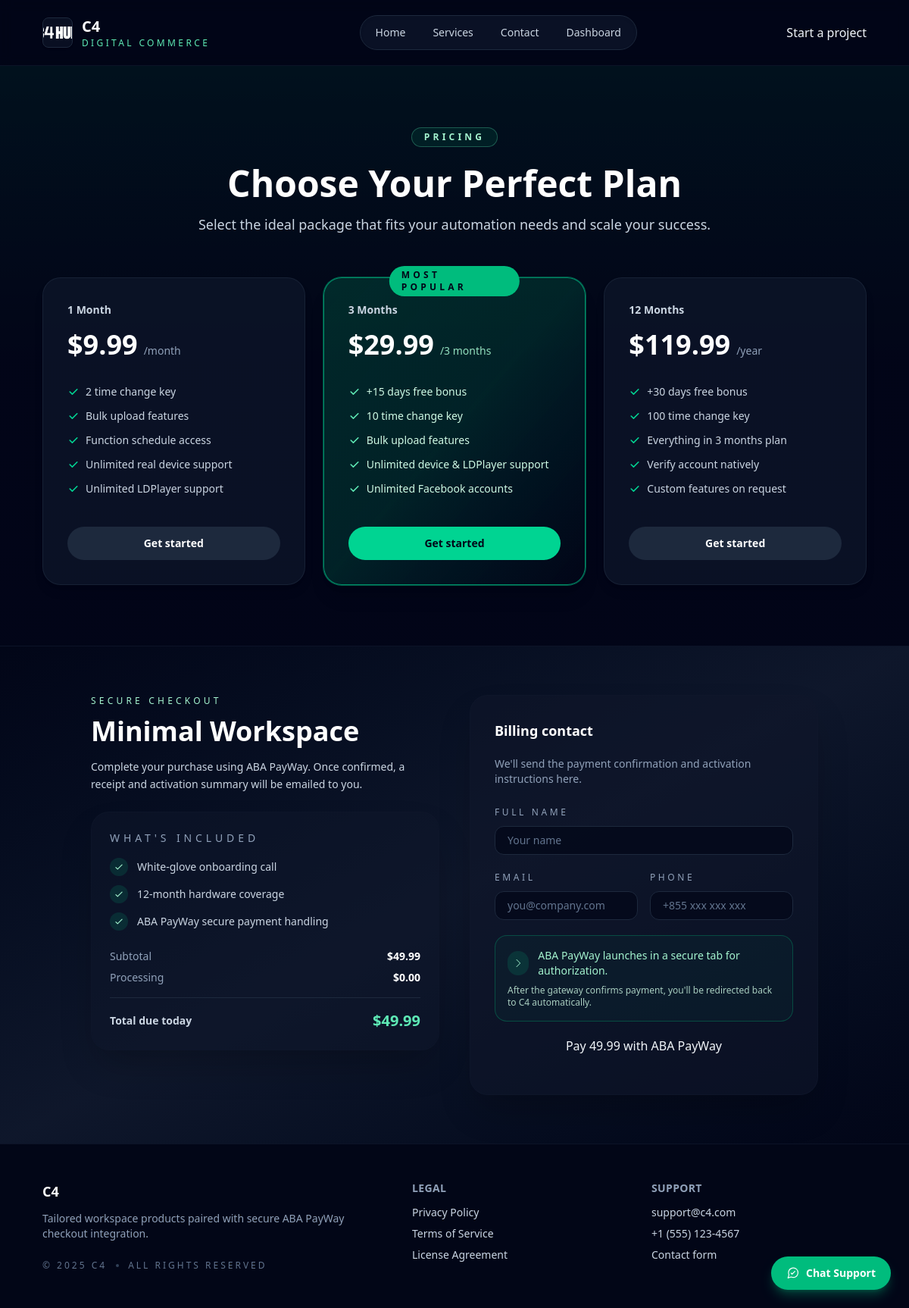
Screenshot of /service/4/order with the database file from the repository.
### app/models.py (models this page shows, shortened)
class Service(db.Model):
    __tablename__ = "services"
    id = db.Column(db.Integer, primary_key=True)
    name = db.Column(db.String(255), nullable=False)
    price = db.Column(db.Numeric(10, 2), nullable=False)
    image = db.Column(db.String(255), nullable=True)
    description = db.Column(db.Text, nullable=True)
    long_description = db.Column(db.Text, nullable=True)
    created_at = db.Column(db.DateTime, default=datetime.utcnow, nullable=False)
    updated_at = db.Column(
        db.DateTime,
        default=datetime.utcnow,
        onupdate=datetime.utcnow,
        nullable=False,
    )
    orders = db.relationship("Order", back_populates="service", lazy="select")

### app/routes.py (the view)
@bp.get("/service/<int:service_id>/order")
def order_service(service_id: int):
    service = data.get_service(service_id)
    if service is None:
        abort(404)
    return render_template(
        "payments.html",
        service=service,
        service_id=service["id"],
        pricing_plans=data.list_pricing_plans(),
    )

### app/data.py (called while the page is built)
def _normalize_static_image_name(name: str | None) -> str | None:
    if not name:
        return None
    sanitized = name.strip().replace(" ", "_")
    canonical = _CANONICAL_IMAGE_LOOKUP.get(sanitized.lower())
    return canonical or sanitized

def _service_to_dict(service: Service) -> dict[str, Any]:
    return {
        "id": service.id,
        "name": service.name,
        "price": float(service.price),
        "image": _normalize_static_image_name(service.image),
        "desc": service.description,
        "long_description": service.long_description,
    }

def get_service(service_id: int) -> dict[str, Any] | None:
    service = Service.query.get(service_id)
    if service is None:
        ensure_seed_data()
        service = Service.query.get(service_id)
    if service is None:
        return None
    return _service_to_dict(service)

### app/templates/payments.html (shortened to what this page needs)
{% extends "base.html" %}
{% set plans = pricing_plans if pricing_plans is defined else [] %}
{% set current_plan_id = service_id if service_id is defined else None %}
{% block content %}
{% if plans %}
<section class="relative border-b border-slate-900/80 bg-slate-950/60">
    <div class="absolute inset-0 -z-10 bg-gradient-to-b from-emerald-900/40 via-slate-950/60 to-slate-950/90"></div>
    <div class="mx-auto w-full max-w-6xl px-4 py-20 sm:px-6 lg:px-8">
        <div class="text-center">
            <span class="inline-flex items-center justify-center rounded-full border border-emerald-300/30 bg-emerald-500/10 px-4 py-1 text-xs font-semibold uppercase tracking-[0.35em] text-emerald-200">
                Pricing
            </span>
            <h1 class="mt-6 text-4xl font-semibold text-white font-display sm:text-5xl">Choose Your Perfect Plan</h1>
            <p class="mt-4 text-base text-slate-300 sm:text-lg">
                Select the ideal package that fits your automation needs and scale your success.
            </p>
        </div>
        <div class="mt-14 grid gap-6 lg:grid-cols-3">
            {% for plan in plans %}
                {% set is_highlight = plan.variant == 'highlight' or (plan.service_id and plan.service_id == current_plan_id) %}
                {% set card_classes = 'relative flex flex-col rounded-3xl border border-emerald-400/60 bg-gradient-to-br from-emerald-700/30 via-emerald-600/20 to-slate-950/90 p-8 shadow-xl ring-1 ring-emerald-400/40' if is_highlight else 'relative flex flex-col rounded-3xl border border-slate-800/70 bg-slate-900/70 p-8 shadow-lg transition hover:border-emerald-400/40' %}
                {% set feature_text_class = 'text-emerald-100' if is_highlight else 'text-slate-300' %}
                {% set icon_class = 'text-emerald-300' if is_highlight else 'text-emerald-400' %}
                {% set price_suffix_class = 'text-emerald-200/90' if is_highlight else 'text-slate-400' %}
                {% set button_classes = 'mt-10 inline-flex items-center justify-center rounded-full bg-emerald-400 px-6 py-3 text-sm font-semibold text-slate-950 transition hover:bg-emerald-300' if is_highlight else 'mt-10 inline-flex items-center justify-center rounded-full bg-slate-800 px-6 py-3 text-sm font-semibold text-white transition hover:bg-slate-700' %}
                {% set plan_href = url_for('main.order_service', service_id=plan.service_id) if plan.service_id else url_for('main.contact') %}
                <article class="{{ card_classes }}">
                    {% if plan.badge %}
                        <span class="absolute -top-4 left-1/2 -translate-x-1/2 rounded-full bg-emerald-500 px-4 py-1 text-xs font-semibold uppercase tracking-[0.35em] text-slate-950">
                            {{ plan.badge }}
                        </span>
                    {% endif %}
                    <div class="text-sm font-semibold text-slate-300">{{ plan.title }}</div>
                    <div class="mt-4 flex items-baseline gap-2">
                        <span class="text-4xl font-semibold text-white">${{ plan.price_display }}</span>
                        <span class="text-sm {{ price_suffix_class }}">{{ plan.price_suffix }}</span>
                    </div>
                    <ul class="mt-8 space-y-3 text-sm {{ feature_text_class }}">
                        {% for feature in plan.features %}
                            <li class="flex items-center gap-2">
                                <svg class="h-4 w-4 {{ icon_class }}" xmlns="http://www.w3.org/2000/svg" fill="currentColor" viewBox="0 0 20 20"><path fill-rule="evenodd" d="M16.707 5.293a1 1 0 00-1.414 0L8 12.586 4.707 9.293a1 1 0 10-1.414 1.414l4 4a1 1 0 001.414 0l8-8a1 1 0 000-1.414z" clip-rule="evenodd"/></svg>
                                {{ feature }}
                            </li>
                        {% endfor %}
                    </ul>
                    <button type="button"
                            class="{{ button_classes }}"
                            data-plan-open
                            data-plan-title="{{ plan.title }}"
                            data-plan-price="{{ plan.price_display }}"
                            data-plan-service-id="{{ plan.service_id if plan.service_id is not none else '' }}"
                            data-plan-href="{{ plan_href }}">
                        Get started
                    </button>
                </article>
            {% endfor %}
        </div>
    </div>
</section>
{% endif %}
<section class="relative isolate overflow-hidden">
    <div class="absolute inset-0 -z-10 bg-gradient-to-br from-slate-950 via-slate-900 to-slate-950"></div>
    <div class="mx-auto flex w-full max-w-5xl flex-col gap-10 px-4 py-16 sm:px-6 lg:flex-row lg:px-8">
        <div class="flex-1 space-y-6">
            <header>
                <p class="text-xs uppercase tracking-[0.35em] text-emerald-200">Secure checkout</p>
                <h2 class="mt-3 text-4xl font-semibold text-white font-display">{{ service.name }}</h2>
                <p class="mt-4 text-sm leading-relaxed text-slate-300">
                    Complete your purchase using ABA PayWay. Once confirmed, a receipt and activation summary will be emailed to you.
                </p>
            </header>
            <div class="rounded-3xl border border-slate-900/80 bg-slate-900/50 p-6 shadow-2xl">
                <h3 class="text-sm uppercase tracking-[0.35em] text-slate-400">What's included</h3>
                <ul class="mt-4 space-y-3 text-sm text-slate-300">
                    <li class="flex items-center gap-3">
                        <span class="inline-flex h-6 w-6 items-center justify-center rounded-full bg-emerald-500/15 text-emerald-200">
                            <svg xmlns="http://www.w3.org/2000/svg" class="h-3.5 w-3.5" fill="none" viewBox="0 0 24 24" stroke="currentColor">
                                <path stroke-linecap="round" stroke-linejoin="round" stroke-width="2" d="M5 13l4 4L19 7" />
                            </svg>
                        </span>
                        White-glove onboarding call
                    </li>
                    <li class="flex items-center gap-3">
                        <span class="inline-flex h-6 w-6 items-center justify-center rounded-full bg-emerald-500/15 text-emerald-200">
                            <svg xmlns="http://www.w3.org/2000/svg" class="h-3.5 w-3.5" fill="none" viewBox="0 0 24 24" stroke="currentColor">
                                <path stroke-linecap="round" stroke-linejoin="round" stroke-width="2" d="M5 13l4 4L19 7" />
                            </svg>
                        </span>
                        12-month hardware coverage
                    </li>
                    <li class="flex items-center gap-3">
                        <span class="inline-flex h-6 w-6 items-center justify-center rounded-full bg-emerald-500/15 text-emerald-200">
                            <svg xmlns="http://www.w3.org/2000/svg" class="h-3.5 w-3.5" fill="none" viewBox="0 0 24 24" stroke="currentColor">
                                <path stroke-linecap="round" stroke-linejoin="round" stroke-width="2" d="M5 13l4 4L19 7" />
                            </svg>
                        </span>
                        ABA PayWay secure payment handling
                    </li>
                </ul>
                <dl class="mt-6 flex items-center justify-between text-sm">
                    <dt class="text-slate-400">Subtotal</dt>
                    <dd class="font-semibold text-white">${{ "%.2f"|format(service.price) }}</dd>
                </dl>
                <dl class="mt-2 flex items-center justify-between text-sm">
                    <dt class="text-slate-400">Processing</dt>
                    <dd class="font-semibold text-white">$0.00</dd>
                </dl>
                <dl class="mt-4 flex items-center justify-between border-t border-slate-800 pt-4 text-sm">
                    <dt class="font-semibold text-slate-300">Total due today</dt>
                    <dd class="text-xl font-semibold text-emerald-300">${{ "%.2f"|format(service.price) }}</dd>
                </dl>
            </div>
        </div>
        <div class="flex-1">
            <form id="checkout-form" class="space-y-5 rounded-3xl border border-slate-900/80 bg-slate-900/60 p-8 shadow-2xl">
                <h3 class="text-lg font-semibold text-white">Billing contact</h3>
                <p class="text-sm text-slate-400">We'll send the payment confirmation and activation instructions here.</p>
                <div class="grid gap-4 sm:grid-cols-2">
                    <div class="sm:col-span-2">
                        <label for="fullName" class="text-xs uppercase tracking-[0.3em] text-slate-400">Full Name</label>
                        <input id="fullName" name="fullName" type="text" required placeholder="Your name"
                               class="mt-2 w-full rounded-xl border border-slate-800 bg-slate-950/70 px-4 py-2 text-sm text-white placeholder-slate-500 focus:border-emerald-400 focus:outline-none focus:ring-2 focus:ring-emerald-500/40">
                    </div>
                    <div>
                        <label for="email" class="text-xs uppercase tracking-[0.3em] text-slate-400">Email</label>
                        <input id="email" name="email" type="email" required placeholder="you@company.com"
                               class="mt-2 w-full rounded-xl border border-slate-800 bg-slate-950/70 px-4 py-2 text-sm text-white placeholder-slate-500 focus:border-emerald-400 focus:outline-none focus:ring-2 focus:ring-emerald-500/40">
                    </div>
                    <div>
                        <label for="phone" class="text-xs uppercase tracking-[0.3em] text-slate-400">Phone</label>
                        <input id="phone" name="phone" type="tel" placeholder="+855 xxx xxx xxx"
                               class="mt-2 w-full rounded-xl border border-slate-800 bg-slate-950/70 px-4 py-2 text-sm text-white placeholder-slate-500 focus:border-emerald-400 focus:outline-none focus:ring-2 focus:ring-emerald-500/40">
                    </div>
                </div>
                <div class="space-y-2 rounded-2xl border border-emerald-500/30 bg-emerald-500/5 p-4 text-sm text-emerald-200">
                    <div class="flex items-center gap-3">
                        <span class="inline-flex h-8 w-8 items-center justify-center rounded-full bg-emerald-500/15 text-emerald-200">
                            <svg xmlns="http://www.w3.org/2000/svg" class="h-4 w-4" fill="none" viewBox="0 0 24 24" stroke="currentColor">
                                <path stroke-linecap="round" stroke-linejoin="round" stroke-width="1.5" d="M9 5l7 7-7 7"/>
                            </svg>
                        </span>
                        ABA PayWay launches in a secure tab for authorization.
                    </div>
                    <p class="text-xs text-emerald-100/80">
                        After the gateway confirms payment, you'll be redirected back to C4 automatically.
                    </p>
                </div>
                <button type="submit" class="btn-primary w-full">
                    Pay {{ "%.2f"|format(service.price) }} with ABA PayWay
                </button>
            </form>
        </div>
    </div>
</section>
{% endblock %}

### rows the page displays
Service: title "1 Month", price_display "9.99", price_suffix "/month", features "2 time change key" "Bulk upload features" "Function schedule access" "Unlimited real device support" "Unlimited LDPlayer support"
Service: badge "MOST POPULAR", title "3 Months", price_display "29.99", price_suffix "/3 months", features "+15 days free bonus" "10 time change key" "Bulk upload features" "Unlimited device & LDPlayer support" "Unlimited Facebook accounts"
Service: title "12 Months", price_display "119.99", price_suffix "/year", features "+30 days free bonus" "100 time change key" "Everything in 3 months plan" "Verify account natively" "Custom features on request"
Service: name "Minimal Workspace"

### other values shown
{{ "%.2f"|format(service.price) }} "49.99"
